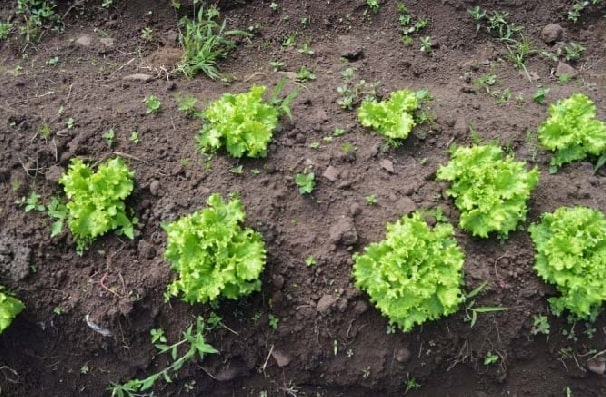
%> input picture TK150370 - Algorithm of Weed Detection in Crops by Computational Vision/Code/TESTDATA/weed1.jpg, 606 x 397 px
$ octave main.m   (GNU Octave 9; MATLAB toolbox functions it lacks are replaced by stand-ins)
%> lines starting %> are read from the running program, lines starting %| are printed output that depends on the picture; in (x1, y1, x2, y2) boxes, pixels count from 0 and x2, y2 are one past the last pixel; in counts of white or black regions, pixels touching at a corner belong together; the program's own positions count from 1
clc;
clear
close all hidden;
warning off;
%%
%%%%%%%%%% Image selection
[filename, pathname] = uigetfile({'*.jpg'}, 'Select a image file');
%> the answer given: TESTDATA/weed1.jpg

img = imread(fullfile(pathname, filename));
%> img is the input picture: size 397x606x3 uint8; mean R, G, B 99.6, 102.4, 75.4
figure,
imshow(img);
title('original image');

%%%%%%%% RGB to Gray
img_gray = rgb2gray(img);
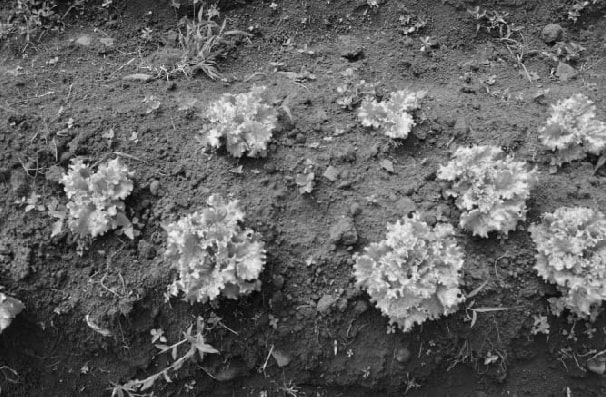
%> img_gray: size 397x606 uint8; min 1, max 245, mean 98.5

%%%%%%%% Extracting RGB components
redChannel = img(:,:,1);
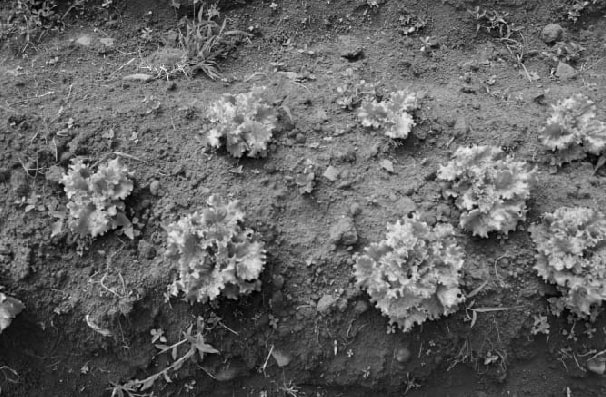
%> redChannel: size 397x606 uint8; min 0, max 249, mean 99.6
greenChannel = img(:,:,2);
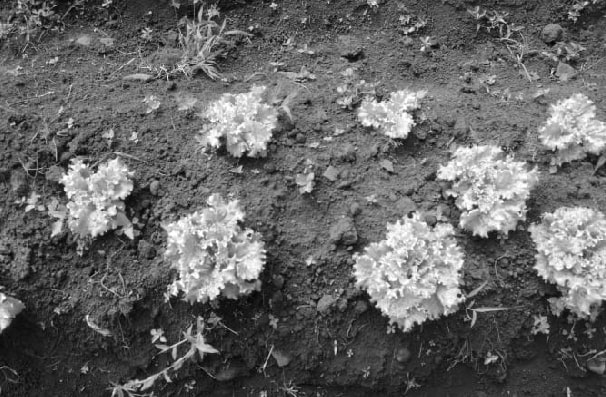
%> greenChannel: size 397x606 uint8; min 0, max 255, mean 102.4
blueChannel = img(:,:,3);
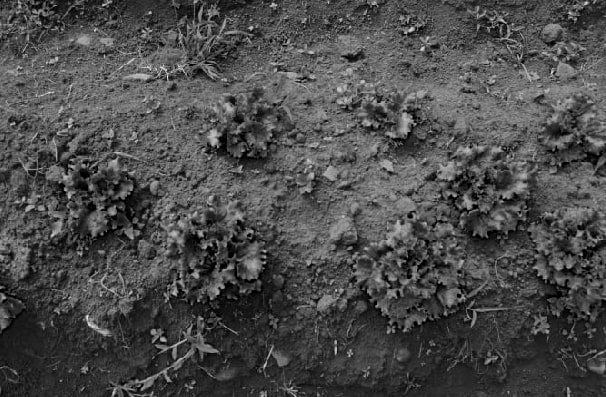
%> blueChannel: size 397x606 uint8; min 0, max 241, mean 75.4

%%%%%%%% Subtracting Gray component from green component
img_subtract = greenChannel-img_gray;
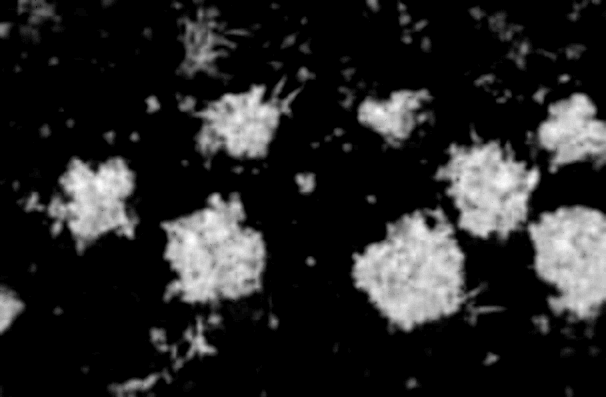
%> img_subtract: size 397x606 uint8; min 0, max 37, mean 5.7; drawn with min black and max white
figure,
imshow(img_subtract);
title('substraction of image');

%%%%%%%%% Denoising using medium filter
img_filtered = medfilt2(img_subtract);
figure,
imshow(img_filtered);
title('median filtered image');

%%%%%%%%%% Threshold segmentation
thresh_value = graythresh(img_filtered);
%> thresh_value = 0.0471
img_bw = im2bw(img_filtered, thresh_value);
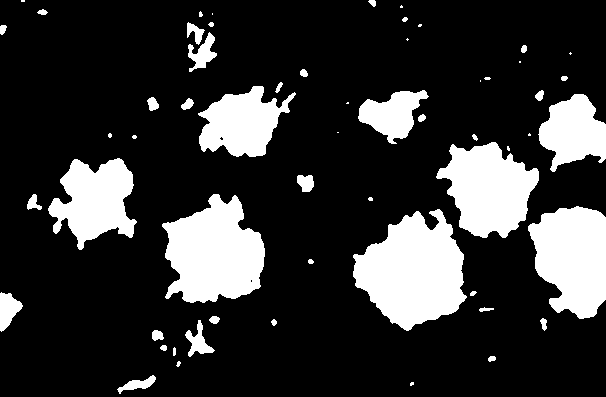
%> img_bw: size 397x606 logical; 20% white; 58 white regions (19 under 20 px), largest, box (x1, y1, x2, y2) and area: (353, 209, 467, 331) 9063, (162, 194, 265, 303) 7828, (528, 206, 606, 319) 6602
figure,
imshow(img_bw);
title('Threshold segmentation');

%%%%%%%%%%% Morphological operations
BW2 = imfill(img_bw,'holes');
%> BW2: size 397x606 logical; 20% white; 58 white regions (19 under 20 px), largest, box (x1, y1, x2, y2) and area: (353, 209, 467, 331) 9063, (162, 194, 265, 303) 7830, (528, 206, 606, 319) 6602
figure,
imshow(BW2);
title('Image with filled holes');

W=bwmorph(BW2,'remove');
%> W: size 397x606 logical; 1.6% white in thin lines or dots
figure,
imshow(W);
title('morphological operation');

%%%%%%%%%%% labeled image
R = bwlabel(W);
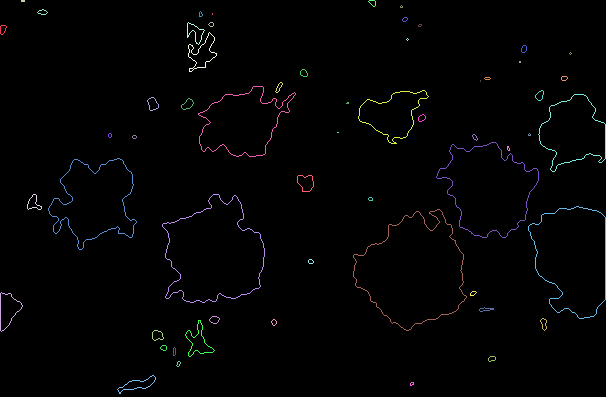
%> R: size 397x606 double; 59 distinct labels, from 0 to 58; one colour per label, 0 black
figure,
imshow(R);
title('labelling image');

%%%%%%%% Removing small objects
small_region = bwareaopen(R,2);
figure,
imshow(small_region);
title('Removing small objects');

region_img = regionprops(small_region, 'BoundingBox','Area');
%> region_img = 58 regions; largest, box (x1, y1, x2, y2) and Area: (353, 209, 467, 331) 389, (162, 194, 265, 303) 382, (48, 158, 137, 250) 352, (436, 142, 539, 238) 335, (528, 206, 606, 319) 320
region_img(2);

%> (the run ends here)

$ run again, on TK150370 - Algorithm of Weed Detection in Crops by Computational Vision/Code/TESTDATA/weed11.JPG
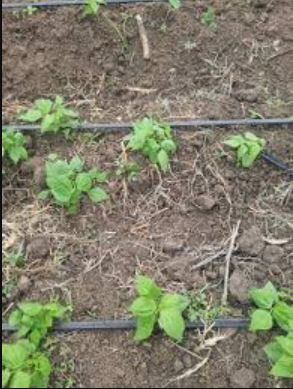
%> input picture TK150370 - Algorithm of Weed Detection in Crops by Computational Vision/Code/TESTDATA/weed11.JPG, 293 x 389 px
%> img is the input picture: size 389x293x3 uint8; mean R, G, B 128, 126.6, 105.8
%> thresh_value = 0.0392
%> `img_bw = im2bw(img_filtered, thresh_value);`:
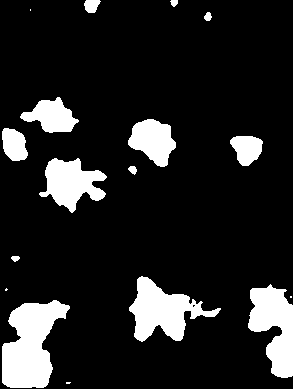
%> img_bw: size 389x293 logical; 13.8% white; 17 white regions (4 under 20 px), largest, box (x1, y1, x2, y2) and area: (2, 300, 70, 388) 3765, (129, 276, 221, 342) 2816, (248, 284, 293, 378) 2670
%> BW2: size 389x293 logical; 13.8% white; 17 white regions (4 under 20 px), largest, box (x1, y1, x2, y2) and area: (2, 300, 70, 388) 3765, (129, 276, 221, 342) 2819, (248, 284, 293, 378) 2670
%> W: size 389x293 logical; 1.4% white in thin lines or dots
%> `R = bwlabel(W);`:
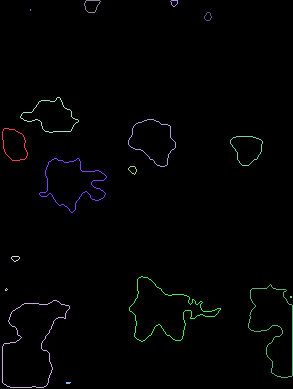
%> R: size 389x293 double; 18 distinct labels, from 0 to 17; one colour per label, 0 black
%> region_img = 17 regions; largest, box (x1, y1, x2, y2) and Area: (129, 276, 221, 342) 290, (2, 300, 70, 388) 277, (248, 284, 293, 378) 265, (39, 158, 107, 213) 219, (20, 97, 79, 133) 141

$ run again, on TK150370 - Algorithm of Weed Detection in Crops by Computational Vision/Code/TESTDATA/weed2.jpg
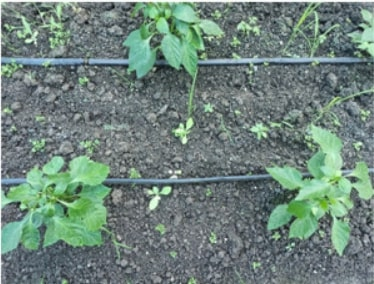
%> input picture TK150370 - Algorithm of Weed Detection in Crops by Computational Vision/Code/TESTDATA/weed2.jpg, 374 x 284 px
%> img is the input picture: size 284x374x3 uint8; mean R, G, B 110.5, 131.8, 123.5
%> `img_filtered = medfilt2(img_subtract);`:
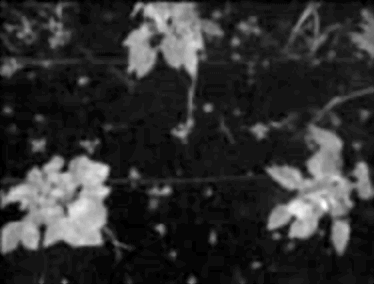
%> img_filtered: size 284x374 uint8; min 0, max 38, mean 7.3; drawn with min black and max white
%> thresh_value = 0.0471
%> img_bw: size 284x374 logical; 19.9% white; 46 white regions (17 under 20 px), largest, box (x1, y1, x2, y2) and area: (0, 155, 111, 253) 7545, (266, 124, 374, 253) 6135, (123, 2, 223, 80) 4493
%> BW2: size 284x374 logical; 20.1% white; 46 white regions (17 under 20 px), largest, box (x1, y1, x2, y2) and area: (0, 155, 111, 253) 7593, (266, 124, 374, 253) 6135, (123, 2, 223, 80) 4659
%> W: size 284x374 logical; 2.4% white in thin lines or dots
%> `R = bwlabel(W);`:
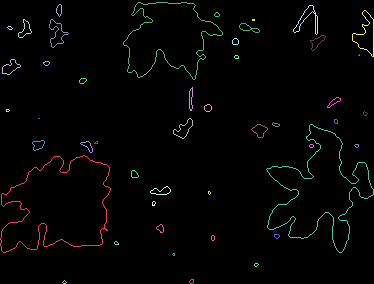
%> R: size 284x374 double; 47 distinct labels, from 0 to 46; one colour per label, 0 black
%> region_img = 46 regions; largest, box (x1, y1, x2, y2) and Area: (266, 124, 374, 253) 566, (0, 155, 111, 253) 466, (123, 2, 223, 80) 374, (352, 10, 374, 57) 118, (293, 5, 318, 35) 105

$ run again, on TK150370 - Algorithm of Weed Detection in Crops by Computational Vision/Code/TESTDATA/weed3.jpg
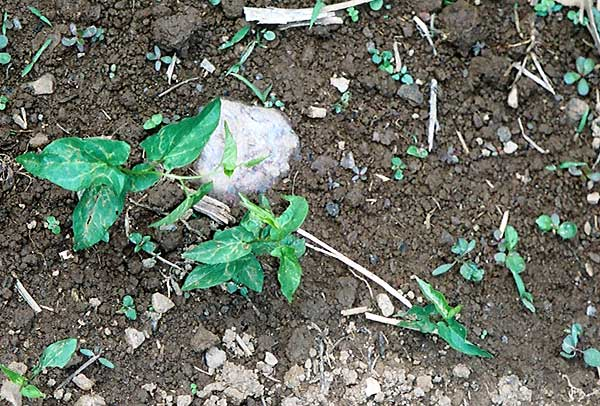
%> input picture TK150370 - Algorithm of Weed Detection in Crops by Computational Vision/Code/TESTDATA/weed3.jpg, 600 x 406 px
%> img is the input picture: size 406x600x3 uint8; mean R, G, B 105.5, 113.2, 101.2
%> thresh_value = 0.0588
%> img_bw: size 406x600 logical; 11.7% white; 74 white regions (15 under 20 px), largest, box (x1, y1, x2, y2) and area: (16, 98, 221, 250) 10555, (182, 195, 309, 302) 7373, (400, 284, 491, 358) 2058
%> BW2: size 406x600 logical; 11.8% white; 74 white regions (15 under 20 px), largest, box (x1, y1, x2, y2) and area: (16, 98, 221, 250) 10640, (182, 195, 309, 302) 7426, (400, 284, 491, 358) 2156
%> W: size 406x600 logical; 1.6% white in thin lines or dots
%> `R = bwlabel(W);`:
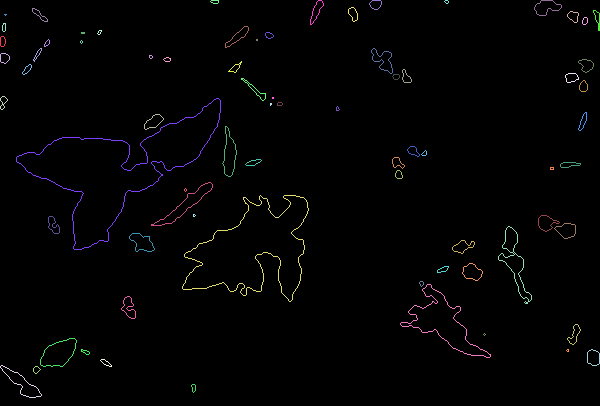
%> R: size 406x600 double; 75 distinct labels, from 0 to 74; one colour per label, 0 black
%> region_img = 74 regions; largest, box (x1, y1, x2, y2) and Area: (16, 98, 221, 250) 634, (182, 195, 309, 302) 551, (400, 284, 491, 358) 282, (498, 226, 532, 304) 192, (151, 182, 213, 226) 135
